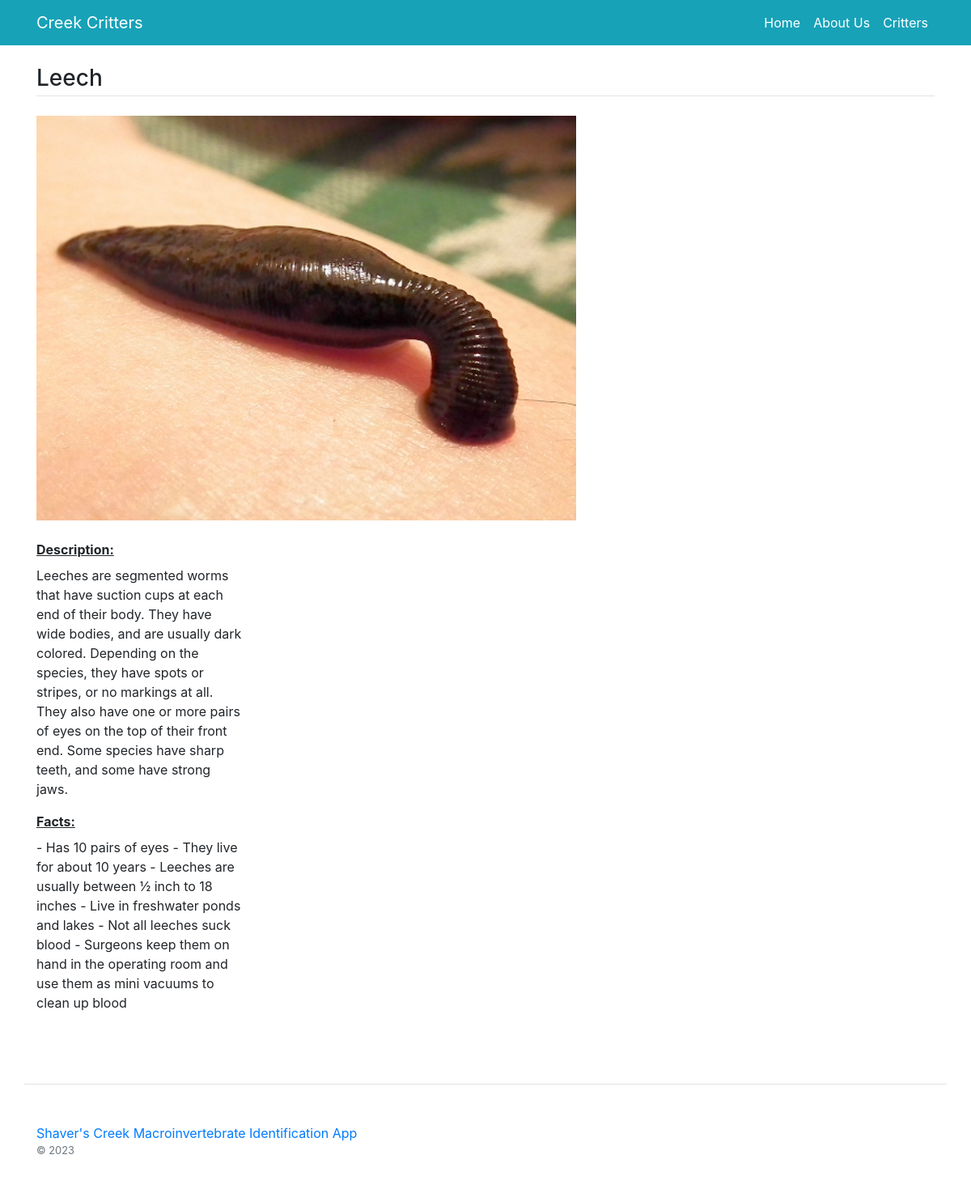
Page /bug-entry/Leech on the committed database.
### main/models.py (models this page shows, shortened)
class Bug(models.Model):
    name = models.CharField(max_length=200)
    image = models.ImageField(upload_to="bug_imgs/")
    description = models.TextField()
    facts = models.TextField()
    factnum = models.IntegerField()
    species = models.ForeignKey(Species,on_delete=models.CASCADE)
    status = models.BooleanField(default=True) #can't see on frontend

### main/views.py (the view)
# urls.py: path('bug-entry/<str:name>',views.bug_entry,name='bug-entry'),
def bug_entry(request, name):
    data = Bug.objects.get(name=name)
    return render(request, 'bug-entry.html',{'data':data})

### main/templates/bug-entry.html
{%extends 'base.html' %}
{% load static %}
{% block content %}
<main class="container my-4">
	<h3 class="my-4 border-bottom pb-1">{{ data.name }}</h3>
	<div class="row">
		<div class="col-md-3 mb-4">
            <img class="image" src="/media/{{data.image}}" height="500px"></img>
            <br>
            <br>
            <label><b><u> Description: </u></b></label>
            <p>{{ data.description }}</p>
            <label><b><u> Facts: </u></b></label>
            <p>{{ data.facts }}</p>
		</div>
	</div>
</main>
{% endblock %}

### main/templates/base.html (shortened to what this page needs)
{% load static %}
<!DOCTYPE html>
<html>
<head>
	<link rel="stylesheet" type="text/css" href="{% static 'fontawesome-free/css/all.min.css' %}" />
	<link rel="stylesheet" type="text/css" href="{% static 'bs4/bootstrap.min.css' %}" />
</head>
<body>
	<nav class="navbar navbar-expand-lg navbar-dark bg-info">
		<div class="container">
		  <a class="navbar-brand" href="/">Creek Critters</a>
		  <div class="collapse navbar-collapse" id="navbarNav">
		    <ul class="navbar-nav ml-auto">
		      <li class="nav-item">
		        <a class="nav-link text-white" href="/">Home</a>
		      </li>
		      <li class="nav-item">
		        <a class="nav-link text-white" href="/brands.php">About Us</a>
		      </li>
		      <li class="nav-item">
		        <a class="nav-link text-white" href="{% url 'category-list' %}">Critters</a>
		      </li>
		    </ul>
		  </div>
		</div>
	</nav>
    {% block content %}
    {% endblock %}
<footer class="pt-4 my-md-5 pt-md-5 border-top container">
    <div class="row">
        <div class="col-12 col-md">
            <a href="/">Shaver's Creek Macroinvertebrate Identification App</a>
            <small class="d-block mb-3 text-muted">&copy; 2023</small>
        </div>
    </div>
</footer>
</body>
</html>

### rows in the picture
Bug: name "Leech", image (picture), description "Leeches are segmented worms that have suction cups at each end of their body. They have wide bodies, and are usually dark colored. Depending on the species, they have spots or stripes, or no markings at all. They also have one or more pairs of eyes on the top of their front end. Some species have sharp teeth, and some have strong jaws.", facts "- Has 10 pairs of eyes - They live for about 10 years - Leeches are usually between ½ inch to 18 inches - Live in freshwater ponds and lakes - Not all leeches suck blood - Surgeons keep them on hand in the operating room and use them as mini vacuums to clean up blood"
